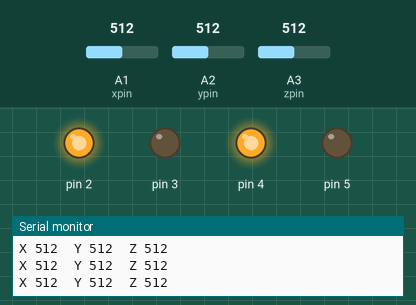
This sketch was run on a simulated Arduino Uno, built with avr-gcc and run on an emulated ATmega328P. Parts: output pins drawn as LEDs (lit = HIGH), the last lines printed to the serial monitor. The inputs (shaded band) are chosen by the test bench; at power-on: A1 (xpin) = 512, A2 (ypin) = 512, A3 (zpin) = 512.

Above: at 1.3 s.
1.4 s: A1 (xpin) set to 359
2.9 s: A1 (xpin) set to 342
At 4.0 s:
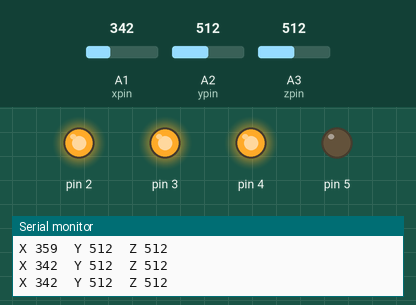
4.5 s: A2 (ypin) set to 363
6.0 s: A2 (ypin) set to 350
At 6.5 s:
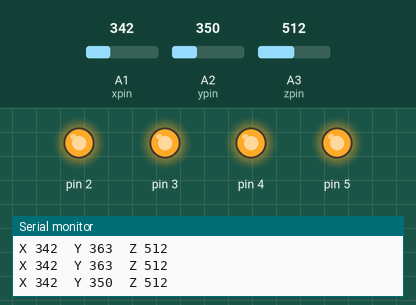
7.5 s: A1 (xpin) set to 360
At 8.7 s:
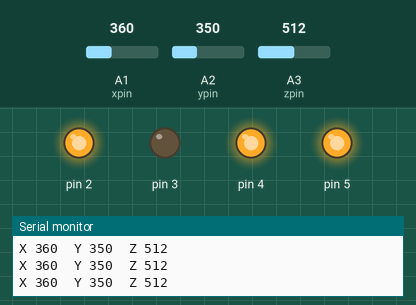
9.0 s: A2 (ypin) set to 330
At 10.2 s:
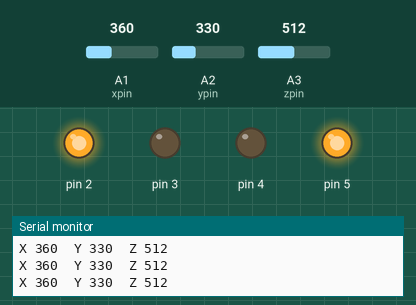
Timing chart, 0 to 11.5 s (numbered marks = the images above; inputs shaded):
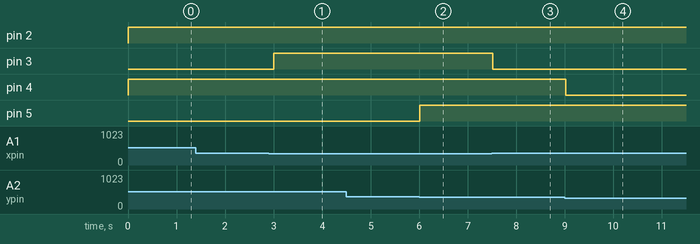

Measured:
- the behaviour switches between 351 and 350 on A1 (xpin) (found by bisection; images 0 and 1)
- the behaviour switches between 351 and 350 on A2 (ypin) (found by bisection; images 1 and 2)
- after the input at 2.9 s, pin 3: LOW → HIGH after 0.11 s
- after the input at 6.0 s, pin 5: LOW → HIGH at once
- after the input at 7.5 s, pin 3: HIGH → LOW at once
- after the input at 9.0 s, pin 4: HIGH → LOW at once

The sketch:

sketch_jan05a.ino
```cpp
int xpin = A1;                  //感測器 X_OUT 連接 Arduino pin A1
int ypin = A2;                  //感測器 Y_OUT 連接 Arduino pin A2
int zpin = A3;                  //感測器 Z_OUT 連接 Arduino pin A3

void setup()
{
 pinMode(2,OUTPUT);
 Serial.begin(9600);
 pinMode(3,OUTPUT);
 pinMode(4,OUTPUT);
 pinMode(5,OUTPUT);
}

void loop()
{
 int x = analogRead(xpin);  //讀 X 軸電壓值，存入整數 x  340.350  右大
 int y = analogRead(ypin);  //讀 Y 軸電壓值，存入整數 y  340.350  順大
 int z = analogRead(zpin);  //讀 Z 軸電壓值，存入整數 z

if(x<=350 && x>=340) //X
{
  digitalWrite(2, HIGH);
  digitalWrite(3, HIGH);
}
if(x>350)
{
  digitalWrite(2, HIGH);
  digitalWrite(3, LOW);
}
if(x<340)
{
  digitalWrite(2, LOW);
  digitalWrite(3, HIGH);
}                     //X
if(y<=350 && x>=340) //Y
{
  digitalWrite(4, HIGH);
  digitalWrite(5, HIGH);
}
if(y>350)
{
  digitalWrite(4, HIGH);
  digitalWrite(5, LOW);
}
if(y<340)
{
  digitalWrite(4, LOW);
  digitalWrite(5, HIGH);
}                     //Y

Serial.print("X ");
Serial.print(x);            //在序列埠螢幕中印出X Y Z的讀值
Serial.print("\t");
Serial.print("Y ");
Serial.print(y);
Serial.print("\t");
Serial.print("Z ");
Serial.print(z);
Serial.print("\n");
delay(500);
}
```
